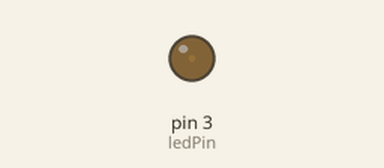
This sketch was run on a simulated Arduino Uno, built with avr-gcc and run on an emulated ATmega328P. Parts: output pins drawn as LEDs (lit = HIGH).

Above: at 0.05 s.
At 1.15 s:
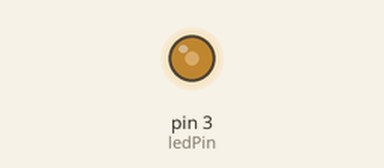
At 2.3 s:
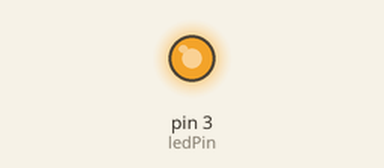
At 4.6 s:
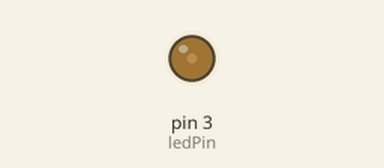
Timing chart, 0 to 8.0 s (numbered marks = the images above):
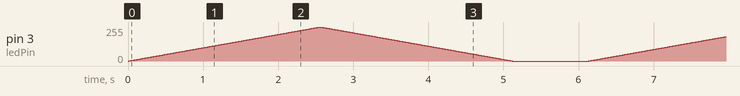

The sketch:

lesson_2.ino
```cpp
int ledPin = 3; // 定义数字口3
void setup()
{
pinMode(ledPin, OUTPUT);// 将ledPin设置为输出
}
void loop()
{
for (int a=0; a<=255;a++)// 设置使LED逐渐变亮
{
analogWrite(ledPin,a); // 开启led,调节亮度，范围是0-255，在255时led最亮
delay(10); // 延迟0.01S
}
for (int a=255; a>=0;a--) // 设置使LED逐渐变暗
{
analogWrite(ledPin,a); // 开启led,调节亮度，范围是0-255，在255时led最亮
delay(10); // 延迟0.01S
}
delay(1000);// 延迟1S
}
```
